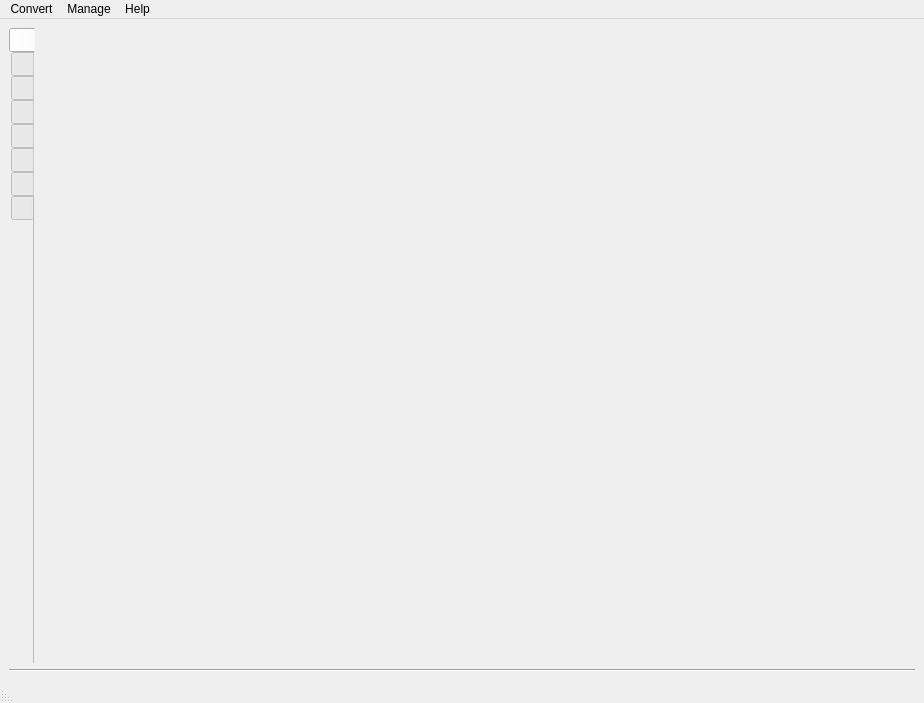
<?xml version="1.0" encoding="UTF-8"?>
<ui version="4.0">
 <class>MainWindow</class>
 <widget class="QMainWindow" name="MainWindow">
  <property name="geometry">
   <rect>
    <x>0</x>
    <y>0</y>
    <width>924</width>
    <height>703</height>
   </rect>
  </property>
  <property name="windowTitle">
   <string>ELDAM</string>
  </property>
  <widget class="QWidget" name="centralwidget">
   <layout class="QVBoxLayout" name="verticalLayout_3">
    <item>
     <widget class="QTabWidget" name="tabWidget">
      <property name="tabPosition">
       <enum>QTabWidget::West</enum>
      </property>
      <property name="tabShape">
       <enum>QTabWidget::Rounded</enum>
      </property>
      <property name="currentIndex">
       <number>0</number>
      </property>
      <property name="iconSize">
       <size>
        <width>50</width>
        <height>100</height>
       </size>
      </property>
      <property name="elideMode">
       <enum>Qt::ElideMiddle</enum>
      </property>
      <property name="usesScrollButtons">
       <bool>false</bool>
      </property>
      <property name="documentMode">
       <bool>true</bool>
      </property>
      <property name="tabsClosable">
       <bool>false</bool>
      </property>
      <property name="tabBarAutoHide">
       <bool>false</bool>
      </property>
      <widget class="QWidget" name="tab_home">
       <attribute name="title">
        <string/>
       </attribute>
       <layout class="QVBoxLayout" name="verticalLayout">
        <item>
         <widget class="QLabel" name="label">
          <property name="text">
           <string/>
          </property>
          <property name="pixmap">
           <pixmap>../icons/ELDAM.png</pixmap>
          </property>
         </widget>
        </item>
       </layout>
      </widget>
      <widget class="QWidget" name="tab_blank_elda">
       <property name="sizePolicy">
        <sizepolicy hsizetype="Preferred" vsizetype="Preferred">
         <horstretch>0</horstretch>
         <verstretch>0</verstretch>
        </sizepolicy>
       </property>
       <attribute name="icon">
        <iconset>
         <normaloff>../icons/blank_elda.png</normaloff>../icons/blank_elda.png</iconset>
       </attribute>
       <attribute name="title">
        <string/>
       </attribute>
       <attribute name="toolTip">
        <string>Create and save a blank Elda file</string>
       </attribute>
       <layout class="QVBoxLayout" name="tab_layout_blank_elda"/>
      </widget>
      <widget class="QWidget" name="tab_simapro_to_elda">
       <attribute name="icon">
        <iconset>
         <normaloff>../icons/simapro2excel.png</normaloff>../icons/simapro2excel.png</iconset>
       </attribute>
       <attribute name="title">
        <string/>
       </attribute>
       <attribute name="toolTip">
        <string>Convert SimaPro export (.xlsx) to Elda</string>
       </attribute>
       <layout class="QVBoxLayout" name="tab_layout_simapro_to_elda"/>
      </widget>
      <widget class="QWidget" name="tab_elda_to_simapro">
       <attribute name="icon">
        <iconset>
         <normaloff>../icons/excel2simapro.png</normaloff>../icons/excel2simapro.png</iconset>
       </attribute>
       <attribute name="title">
        <string/>
       </attribute>
       <attribute name="toolTip">
        <string>Convert Elda to SimaPro import (.csv)</string>
       </attribute>
       <layout class="QVBoxLayout" name="tab_layout_elda_to_simapro"/>
      </widget>
      <widget class="QWidget" name="tab_compare_simapro_export_with_elda">
       <attribute name="icon">
        <iconset>
         <normaloff>../icons/compare_simapro_excel.png</normaloff>../icons/compare_simapro_excel.png</iconset>
       </attribute>
       <attribute name="title">
        <string/>
       </attribute>
       <attribute name="toolTip">
        <string>Compare SimaPro export (.xlsx) with Elda</string>
       </attribute>
       <layout class="QVBoxLayout" name="tab_layout_compare_simapro_export_with_elda"/>
      </widget>
      <widget class="QWidget" name="tab_update_elda_template">
       <attribute name="icon">
        <iconset>
         <normaloff>../icons/update_elda.png</normaloff>../icons/update_elda.png</iconset>
       </attribute>
       <attribute name="title">
        <string/>
       </attribute>
       <attribute name="toolTip">
        <string>Update Elda template</string>
       </attribute>
       <layout class="QVBoxLayout" name="tab_layout_update_elda_template"/>
      </widget>
      <widget class="QWidget" name="tab_copy_elda_metadata">
       <attribute name="icon">
        <iconset>
         <normaloff>../icons/copy_elda_metadata.png</normaloff>../icons/copy_elda_metadata.png</iconset>
       </attribute>
       <attribute name="title">
        <string/>
       </attribute>
       <attribute name="toolTip">
        <string>Copy Elda metadata</string>
       </attribute>
       <layout class="QVBoxLayout" name="tab_layout_copy_elda_metadata"/>
      </widget>
      <widget class="QWidget" name="tab_generate_elda_index">
       <attribute name="icon">
        <iconset>
         <normaloff>../icons/generate_elda_index.png</normaloff>../icons/generate_elda_index.png</iconset>
       </attribute>
       <attribute name="title">
        <string/>
       </attribute>
       <attribute name="toolTip">
        <string>Generate Elda index</string>
       </attribute>
       <layout class="QVBoxLayout" name="tab_layout_generate_elda_index"/>
      </widget>
     </widget>
    </item>
    <item>
     <widget class="Line" name="line">
      <property name="orientation">
       <enum>Qt::Horizontal</enum>
      </property>
     </widget>
    </item>
   </layout>
  </widget>
  <widget class="QMenuBar" name="menubar">
   <property name="geometry">
    <rect>
     <x>0</x>
     <y>0</y>
     <width>924</width>
     <height>21</height>
    </rect>
   </property>
   <widget class="QMenu" name="menuConvert">
    <property name="title">
     <string>Convert</string>
    </property>
    <addaction name="actionConvert_SimaPro_export_to_Elda"/>
    <addaction name="actionConvert_Elda_to_SimaPro_import"/>
    <addaction name="actionCompare_SimaPro_export_with_Elda"/>
   </widget>
   <widget class="QMenu" name="menuManage">
    <property name="title">
     <string>Manage</string>
    </property>
    <addaction name="actionCreate_blank_Elda"/>
    <addaction name="actionUpdate_Elda_template"/>
    <addaction name="actionCopy_Elda_metadata"/>
    <addaction name="actionGenerate_Elda_index"/>
   </widget>
   <widget class="QMenu" name="menuHelp">
    <property name="title">
     <string>Help</string>
    </property>
    <addaction name="separator"/>
    <addaction name="actionDocumentation"/>
    <addaction name="actionBug_report"/>
    <addaction name="actionChangelog"/>
    <addaction name="separator"/>
    <addaction name="actionAbout_ELDAM"/>
   </widget>
   <addaction name="menuConvert"/>
   <addaction name="menuManage"/>
   <addaction name="menuHelp"/>
  </widget>
  <widget class="QStatusBar" name="statusbar">
   <property name="layoutDirection">
    <enum>Qt::RightToLeft</enum>
   </property>
  </widget>
  <action name="actionDocumentation">
   <property name="text">
    <string>Documentation</string>
   </property>
  </action>
  <action name="actionBug_report">
   <property name="text">
    <string>Report a bug</string>
   </property>
  </action>
  <action name="actionChangelog">
   <property name="text">
    <string>Changelog</string>
   </property>
  </action>
  <action name="actionAbout_ELDAM">
   <property name="text">
    <string>About ELDAM</string>
   </property>
  </action>
  <action name="actionCreate_blank_Elda">
   <property name="text">
    <string>Create blank Elda</string>
   </property>
  </action>
  <action name="actionUpdate_Elda_template">
   <property name="text">
    <string>Update Elda template</string>
   </property>
  </action>
  <action name="actionCopy_Elda_metadata">
   <property name="text">
    <string>Copy Elda metadata</string>
   </property>
  </action>
  <action name="actionGenerate_Elda_index">
   <property name="text">
    <string>Generate Elda index</string>
   </property>
  </action>
  <action name="actionConvert_SimaPro_export_to_Elda">
   <property name="text">
    <string>Convert SimaPro export to Elda</string>
   </property>
  </action>
  <action name="actionConvert_Elda_to_SimaPro_import">
   <property name="text">
    <string>Convert Elda to SimaPro import</string>
   </property>
  </action>
  <action name="actionCompare_SimaPro_export_with_Elda">
   <property name="text">
    <string>Compare SimaPro export with Elda</string>
   </property>
  </action>
 </widget>
 <resources/>
 <connections/>
</ui>
